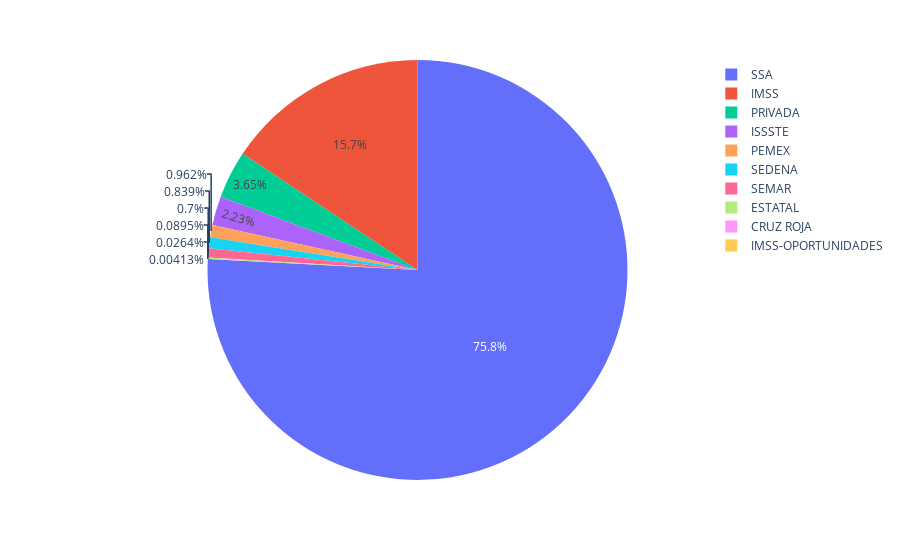

Notebook cell for this chart:
### Code cell
fig= px.pie(values = sinave['sector'].value_counts().head(10), names= (sinave['sector'].value_counts().head(10)).index)
fig.show()
#fig.write_html("/Users/rube/labs-de-ironhack/proyecto-final/graficas_html/sector_salud_pie.html")

### Figure 1 — Plotly figure (JSON) as saved in the notebook; plotly's stock layout.template omitted (floating-point values rounded to 4 significant figures)
{"data": [{"domain": {"x": [0, 1], "y": [0, 1]}, "hovertemplate": "label=%{label}<br>value=%{value}<extra></extra>", "labels": ["SSA", "IMSS", "PRIVADA", "ISSSTE", "PEMEX", "SEDENA", "SEMAR", "ESTATAL", "CRUZ ROJA", "IMSS-OPORTUNIDADES"], "legendgroup": "", "name": "", "showlegend": true, "type": "pie", "values": [330478, 68311, 15917, 9711, 4194, 3655, 3050, 390, 115, 18]}], "layout": {"legend": {"tracegroupgap": 0}, "margin": {"t": 60}}}
